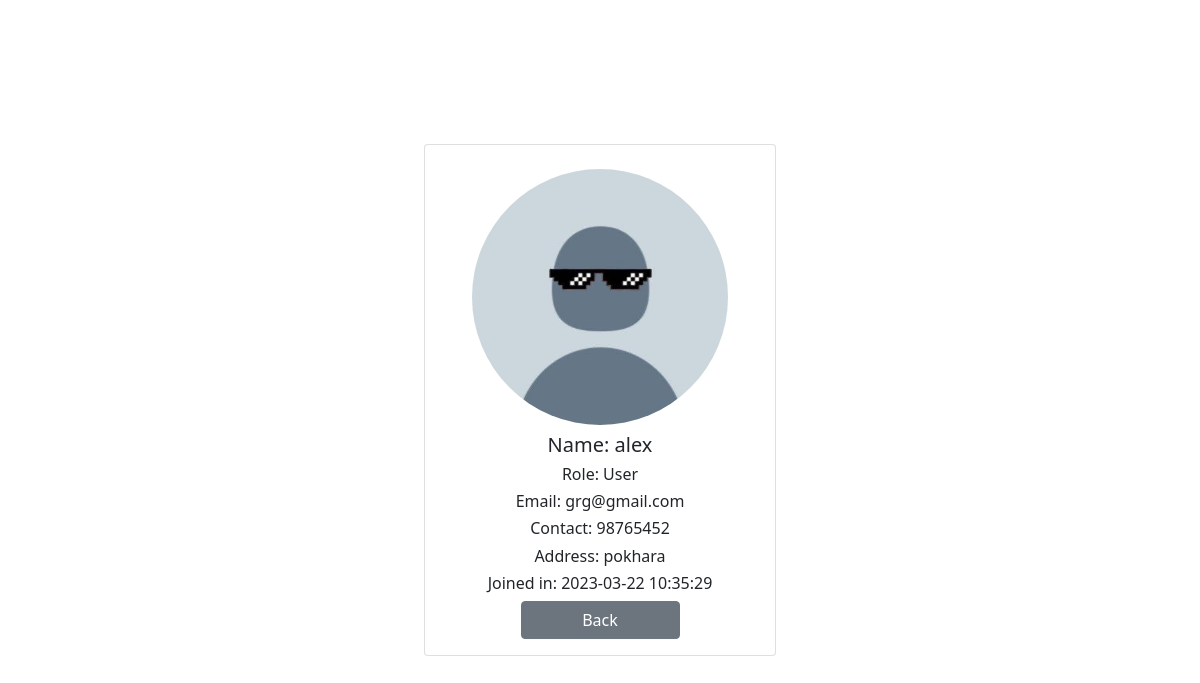
The page /admin/users/view.php?id=1 (signed in) on the database its author committed.
### tables this page shows
CREATE TABLE `users` (
  `id` int(11) NOT NULL,
  `name` varchar(255) DEFAULT NULL,
  `email` varchar(255) DEFAULT NULL,
  `password` varchar(255) DEFAULT NULL,
  `contact` int(11) DEFAULT NULL,
  `address` varchar(255) DEFAULT NULL,
  `created_at` datetime NOT NULL DEFAULT current_timestamp(),
  `updated_at` datetime NOT NULL DEFAULT '0000-00-00 00:00:00' ON UPDATE current_timestamp(),
  `role` int(11) NOT NULL DEFAULT 1
);

### admin/users/view.php (the view, shortened to what this page needs)
<?php
include('../../config/db.php');
?>
<!doctype html>
<html lang="en">
<head>
    <link href="https://cdn.jsdelivr.net/npm/bootstrap@5.0.1/dist/css/bootstrap.min.css" rel="stylesheet"
>
</head>
<body>
    <?php
    if(isset($_GET['id'])){
        $id = $_GET['id'];
        $select = "SELECT * FROM users WHERE id = '$id'";
        $result = mysqli_query($conn, $select);
        $row = $result->fetch_assoc();
        ?>
        <div class="position-absolute top-50 start-50 translate-middle">
            <div class="card" style="width: 22rem;">
                <div class="card-body" >
                    <div class="text-center p-2">
                        <img src="../../assets/img/default-img.jpg" alt="Profile img" class="rounded-circle" style="height: 16rem;" >
                    </div>
                    <h5 class="card-title text-center">Name: <?php echo $row['name']?></h5>
                    <h6 class="card-title text-center">
                        Role:
                        <?php
                        if($row ['role'] ==0){
                            echo "Admin";
                        } else{
                            echo "User";
                        }
                        ?>
                    </h6>
                    <h6 class="card-title text-center">Email: <?php echo $row['email']?></h6>
                    <h6 class="card-title text-center">Contact: <?php echo $row['contact']?></h6>
                    <h6 class="card-title text-center">Address: <?php echo $row['address']?></h6>
                    <h6 class="card-title text-center">Joined in: <?php echo $row['created_at']?></h6>
                    <div class="text-center">
                        <a href="index.php" class="btn btn-secondary w-50">Back</a>
                    </div>
                </div>
            </div>
        </div>
    <?php
    }
    ?>
</body>
</html>

### rows shown on the page
users: name "alex", email "grg@gmail.com", contact "98765452", address "pokhara", created_at "2023-03-22 10:35:29"
